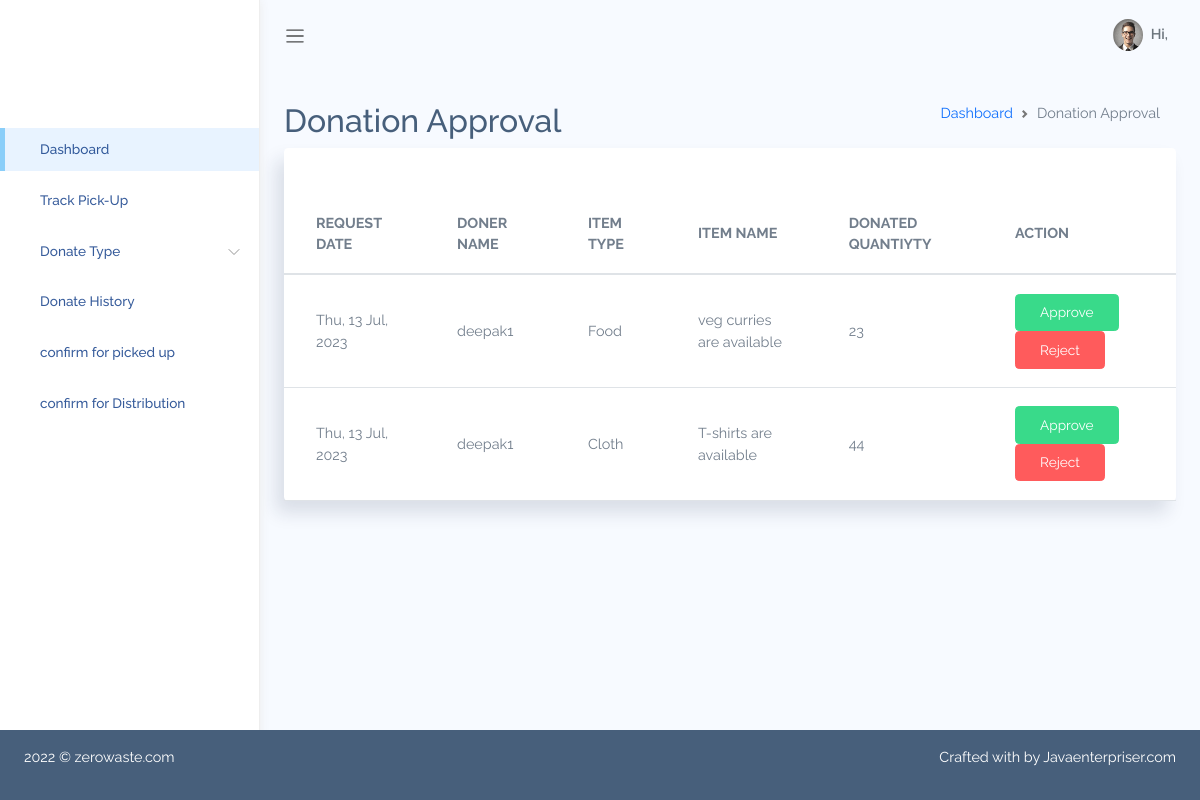
The app's page /userapproval/ with its own data.
### AdminApp/models.py (models this page shows, shortened)
class Wastage(models.Model):
    WASTE_TYPES = [
        ('Food', 'Food'),
        ('Cloth', 'Cloth'),
    ]
    STATUS_TYPES = [
        ('pending', 'pending'),
        ('approved', 'approved'),
        ('rejected','rejected'),
        ('Pickedup','Pickedup'),
        ('assignteam','assignteam'),
        ('donated','donated')
    ]
    donatedBy = models.ForeignKey(User, on_delete=models.SET_NULL, null=True)
    wasteType = models.CharField(
        max_length=10, choices=WASTE_TYPES, default='Food')
    statusType = models.CharField(
        max_length=10, choices=STATUS_TYPES, default='pending')
    description = models.TextField()
    quantity = models.PositiveIntegerField()
    pic1 = models.ImageField(blank=True, null=True)
    created_at = models.DateTimeField(auto_now_add=True)
    updated_at = models.DateTimeField(auto_now=True)

### AdminApp/views.py (the view)
# urls.py: path('userapproval/',userapproval,name='userapproval'),
def userapproval(request):
    status=Wastage.objects.filter(statusType='pending')
    return render(request,'userapproval.html',{'status':status})

### AdminApp/templates/userapproval.html
{% extends 'adminBasic2.html' %}
{%block content %}
{%load static%}
<div class="main-content container-fluid">
    <div class="page-title">
        <div class="row">
            <div class="col-12 col-md-6 order-md-1 order-last">
                <h3>Donation Approval </h3>
            </div>
            <div class="col-12 col-md-6 order-md-2 order-first">
                <nav aria-label="breadcrumb" class='breadcrumb-header'>
                    <ol class="breadcrumb">
                        <li class="breadcrumb-item"><a href="/index/">Dashboard</a></li>
                        <li class="breadcrumb-item active" aria-current="page"></li>Donation Approval</li>
                    </ol>
                </nav>
            </div>
        </div>
    </div>
<div class="row" id="table-hover-row">
  <div class="col-12">
    <div class="card">
      <div class="card-content">
        <div class="card-body">
        </div>
        <div class="table-responsive">
          <table class="table table-hover mb-0">
            <thead>
              <tr>
                <th>REQUEST DATE</th>
                <th>DONER NAME</th>
                <th>ITEM TYPE</th>
                <th>ITEM NAME</th>
                <th>DONATED QUANTIYTY</th>
                <th>ACTION</th>
              </tr>
            </thead>
            <tbody>
                {% for x in status %}
              <tr>
                <td class="text-bold-500">{{x.created_at|date:"D, d M, Y"}}</td>
                <td class="text-bold-500">{{x.donatedBy}}</td>
                <td>{{x.wasteType}}</td>
                <td>{{x.description}}</td>
                <td>{{x.quantity}}</td>
                <td><a href ="/create-track/{{x.id}}" ><span class="btn btn-success">Approve</span></a>
                    <a href ="/rejectwaste/{{x.id}}" ><span class="btn btn-danger">Reject</button></span></a>
                </td>
            </tr>
            {%endfor%}
            </tbody>
          </table>
        </div>
      </div>
    </div>
  </div>
</div>
{% endblock content %}

### AdminApp/static/adminstatic/assets/css/app.css (style rules this page uses)
* { font-family: "Raleway"; }
#main .main-content { padding: 2rem 1.5rem; }
#main .main-content .page-title h3 { font-size: 2rem; }
.breadcrumb-header .breadcrumb { justify-content: flex-end; }
a { text-decoration: none; outline: 0; }
.btn.btn-success { color: #fff; }
.btn.btn-danger { color: #fff; }
.card { box-shadow: -8px 12px 18px 0 rgba(25, 42, 70, 0.13); margin-bottom: 2.2rem; }
.card .card-content { position: relative; }
.card .card-body { padding: 1.4rem 1.7rem; }
.table td, .dataTable-table td, .table thead th, .dataTable-table thead th { vertical-align: middle; }
.table thead th, .dataTable-table thead th { border-bottom: 2px solid #475F7B; }

### records on screen
Wastage: created_at "Thu, 13 Jul, 2023", donatedBy "deepak1", wasteType "Food", description "veg curries are available", quantity "23"
Wastage: created_at "Thu, 13 Jul, 2023", donatedBy "deepak1", wasteType "Cloth", description "T-shirts are available", quantity "44"
